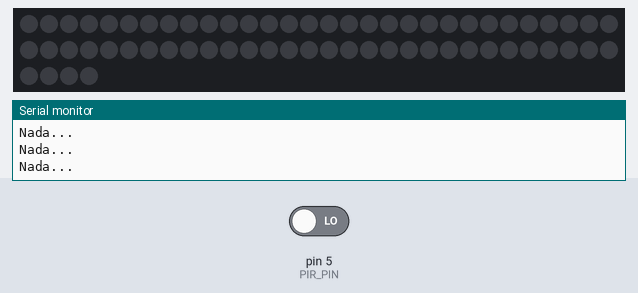
Recording of a sketch running on a simulated Arduino Uno, built with avr-gcc and run on an emulated ATmega328P. Parts: 64 RGB LEDs in strip order, left to right, continuing on the next row, the last lines printed to the serial monitor. Inputs (shaded band) come from the test bench; at power-on: pin 5 (PIR_PIN) LOW. Dim RGB values are drawn brighter than linear.

Above: at 1.2 s.
1.3 s: pin 5 (PIR_PIN) driven HIGH
At 2.6 s:
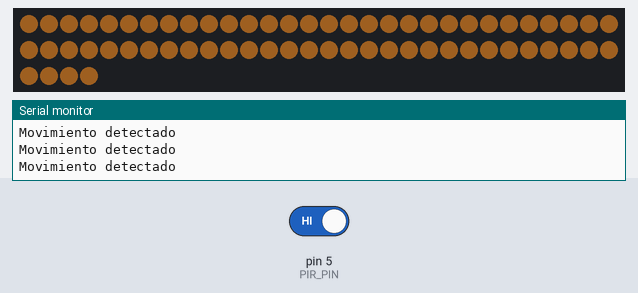
2.9 s: pin 5 (PIR_PIN) driven LOW
At 3.9 s:
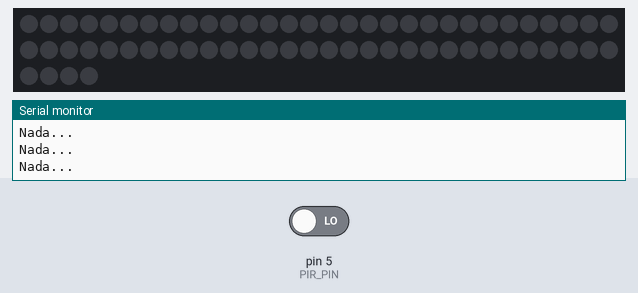
Timing chart, 0 to 5.9 s (numbered marks = the images above; inputs shaded):
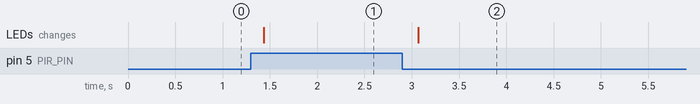

Measured:
- after the input at 1.3 s, the LEDs: change after 0.14 s (image 1)
- after the input at 2.9 s, the LEDs: change after 0.17 s (image 2)

The sketch:

2version.ino
```cpp
#include <Adafruit_NeoPixel.h>

#define LED_PIN 4
#define NUM_LEDS 64
#define PIR_PIN 5

Adafruit_NeoPixel leds(NUM_LEDS, LED_PIN, NEO_GRB + NEO_KHZ800);

void setup() {
  Serial.begin(115200);

  pinMode(PIR_PIN, INPUT);
  leds.begin();
  leds.setBrightness(30);
  leds.show();
}

void loop() {
  int mov = digitalRead(PIR_PIN);

  if (mov == 1) {
    Serial.println("Movimiento detectado");
    for (int i = 0; i < NUM_LEDS; i++) {
      leds.setPixelColor(i, leds.Color(255, 150, 50));
    }
  } else {
    Serial.println("Nada...");
    for (int i = 0; i < NUM_LEDS; i++) {
      leds.setPixelColor(i, 0);
    }
  }

  leds.show();
  delay(200);
}
```
